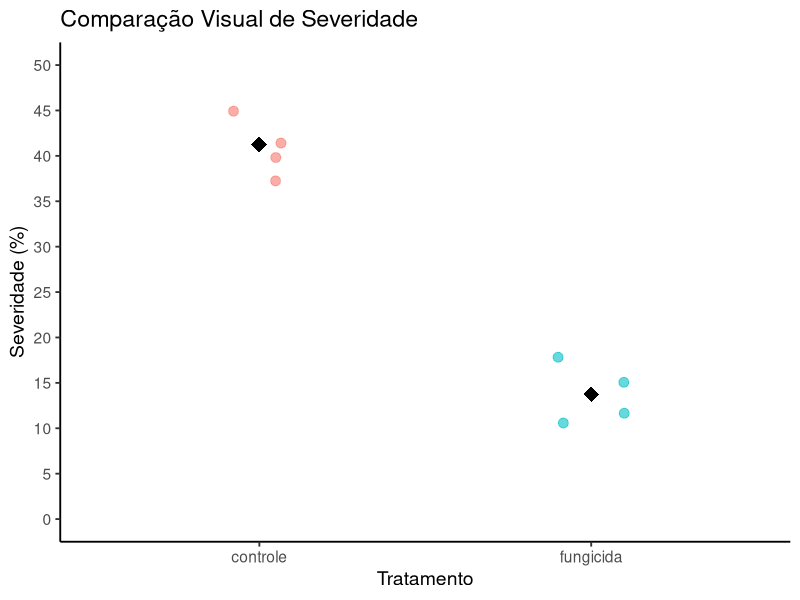

The R source for this figure:
## ---- chunk 1
#| label: teste-inicial
a <- 2
b <- 2
a + b

## ---- chunk 2
#| label: criacao-dados
#| message: false

library(tidyverse)

dados <- data.frame(
  planta = seq(1:8),
  tratamento = c("controle", "controle", "controle", "controle", 
                 "fungicida", "fungicida", "fungicida", "fungicida"),
  severidade = c(42, 38, 45, 40, 12, 18, 15, 10)
)

knitr::kable(dados) # Gera uma tabela formatada no documento

## ---- chunk 3
#| label: grafico-severidade
#| fig-cap: "Distribuição da severidade da doença entre os tratamentos."

ggplot(dados, aes(x = tratamento, y = severidade, color = tratamento)) +
  geom_jitter(width = 0.1, size = 3, alpha = 0.6) +
  stat_summary(fun = "mean", geom = "point", shape = 18, size = 5, color = "black") +
  scale_y_continuous(limits = c(0, 50), breaks = seq(0, 50, by = 5)) +
  theme_classic(base_size = 14) +
  labs(
    x = "Tratamento",
    y = "Severidade (%)",
    title = "Comparação Visual de Severidade"
  ) +
  theme(legend.position = "none")

## ---- chunk 4
#| label: teste-estatistico

# Teste t considerando variâncias iguais
resultado <- t.test(severidade ~ tratamento, data = dados, var.equal = TRUE)

resultado
